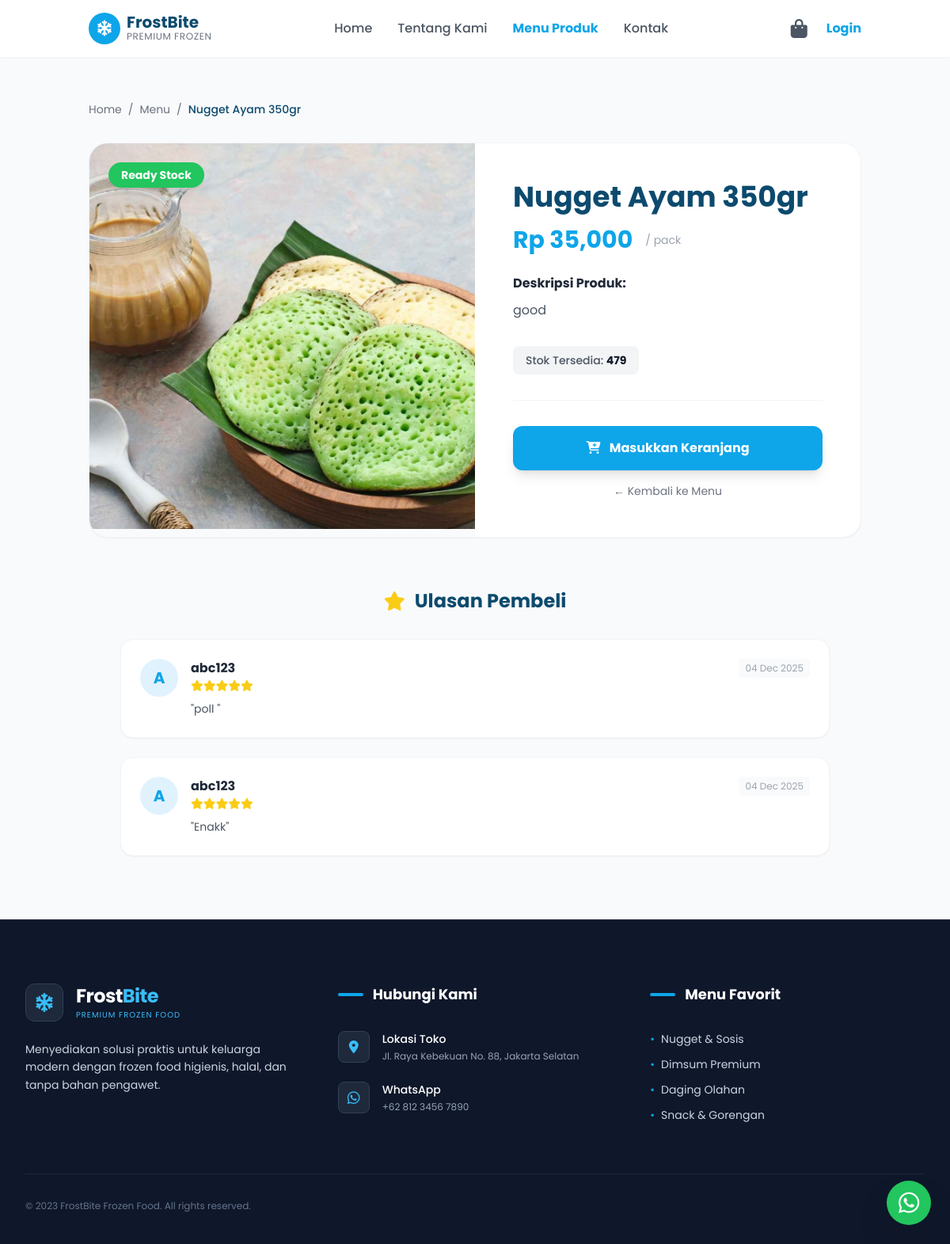
Page /detail_produk.php?id=2 on the committed database.
### tables this page shows
CREATE TABLE `products` (
  `id_produk` int NOT NULL,
  `nama_produk` varchar(100) DEFAULT NULL,
  `deskripsi` text,
  `harga` decimal(10,2) DEFAULT NULL,
  `stok` int DEFAULT NULL,
  `gambar` varchar(255) DEFAULT NULL,
  `created_at` timestamp NULL DEFAULT CURRENT_TIMESTAMP
);

CREATE TABLE `reviews` (
  `id_review` int NOT NULL,
  `id_produk` int DEFAULT NULL,
  `id_user` int DEFAULT NULL,
  `rating` int DEFAULT NULL,
  `komentar` text,
  `tanggal_review` timestamp NULL DEFAULT CURRENT_TIMESTAMP
);

CREATE TABLE `users` (
  `id_user` int NOT NULL,
  `nama_lengkap` varchar(100) DEFAULT NULL,
  `email` varchar(100) DEFAULT NULL,
  `password` varchar(255) DEFAULT NULL,
  `no_hp` varchar(20) DEFAULT NULL,
  `alamat` text,
  `role` enum('admin','pembeli') DEFAULT 'pembeli',
  `created_at` timestamp NULL DEFAULT CURRENT_TIMESTAMP
);

### detail_produk.php (the view, shortened to what this page needs)
<?php
include 'config/koneksi.php';
$id_produk = $_GET['id'];
$ambil = $conn->query("SELECT * FROM products WHERE id_produk='$id_produk'");
$detail = $ambil->fetch_assoc();
?>
<!DOCTYPE html>
<html lang="id" class="scroll-smooth">
<head>
    <script src="https://cdn.tailwindcss.com"></script>
    <link rel="stylesheet" href="https://cdnjs.cloudflare.com/ajax/libs/font-awesome/6.4.0/css/all.min.css">
</head>
<body class="bg-gray-50 text-gray-800" x-data="{ mobileMenuOpen: false }">
    <nav class="fixed w-full z-50 bg-white/90 backdrop-blur-md shadow-sm transition-all duration-300">
        <div class="container mx-auto px-6 py-4 flex justify-between items-center">
            <a href="index.php" class="flex items-center gap-2">
                <div class="w-10 h-10 bg-frozen-primary rounded-full flex items-center justify-center text-white">
                    <i class="fa-solid fa-snowflake text-xl"></i>
                </div>
                <div class="leading-tight">
                    <h1 class="font-bold text-xl text-frozen-dark leading-none">FrostBite</h1>
                    <p class="text-xs text-gray-500 tracking-wider">PREMIUM FROZEN</p>
                </div>
            </a>
            <div class="hidden md:flex space-x-8 items-center font-medium text-gray-600">
                <a href="index.php" class="hover:text-frozen-primary transition">Home</a>
                <a href="about.php" class="hover:text-frozen-primary transition">Tentang Kami</a>
                <a href="menu.php" class="text-frozen-primary font-bold">Menu Produk</a>
                <a href="contact.php" class="hover:text-frozen-primary transition">Kontak</a>
            </div>
            <div class="hidden md:flex items-center gap-6">
                <a href="keranjang.php" class="relative text-gray-600 hover:text-frozen-primary transition">
                    <i class="fa-solid fa-shopping-bag text-2xl"></i>
                </a>
                <?php if (isset($_SESSION['status_login'])): ?>
                    <a href="riwayat.php" class="text-gray-600 hover:text-frozen-primary" title="Riwayat Order"><i class="fa-regular fa-user text-2xl"></i></a>
                    <a href="logout.php" class="text-red-500 hover:text-red-700 font-bold text-sm">Logout</a>
                <?php else: ?>
                    <a href="login.php" class="text-frozen-primary font-bold">Login</a>
                <?php endif; ?>
            </div>
        </div>
    </nav>
    <section class="pt-32 pb-20">
        <div class="container mx-auto px-6">
            <div class="flex items-center text-sm text-gray-500 mb-8">
                <a href="index.php" class="hover:text-frozen-primary">Home</a>
                <span class="mx-2">/</span>
                <a href="menu.php" class="hover:text-frozen-primary">Menu</a>
                <span class="mx-2">/</span>
                <span class="text-frozen-dark font-medium"><?php echo $detail['nama_produk']; ?></span>
            </div>
            <div class="bg-white rounded-3xl shadow-sm border border-gray-100 overflow-hidden">
                <div class="flex flex-col md:flex-row">
                    <div class="md:w-1/2 bg-gray-50 relative group">
                        <div class="aspect-square w-full overflow-hidden">
                            <img src="assets/uploads/<?php echo $detail['gambar']; ?>"
                                 alt="<?php echo $detail['nama_produk']; ?>"
                                 class="w-full h-full object-cover object-center group-hover:scale-105 transition duration-500"
                                 onerror="this.src='https://via.placeholder.com/600?text=No+Image'">
                        </div>
                        <?php if($detail['stok'] > 0): ?>
                            <div class="absolute top-6 left-6 bg-green-500 text-white text-sm font-bold px-4 py-1.5 rounded-full shadow-lg">
                                Ready Stock
                            </div>
                        <?php else: ?>
                            <div class="absolute top-6 left-6 bg-red-500 text-white text-sm font-bold px-4 py-1.5 rounded-full shadow-lg">
                                Habis
                            </div>
                        <?php endif; ?>
                    </div>
                    <div class="md:w-1/2 p-8 md:p-12 flex flex-col justify-center">
                        <h1 class="text-3xl md:text-4xl font-bold text-frozen-dark mb-4">
                            <?php echo $detail['nama_produk']; ?>
                        </h1>
                        <div class="flex items-center gap-4 mb-6">
                            <span class="text-3xl font-bold text-frozen-primary">
                                Rp <?php echo number_format($detail['harga']); ?>
                            </span>
                            <span class="text-sm text-gray-400">/ pack</span>
                        </div>
                        <div class="prose prose-sm text-gray-600 mb-8 leading-relaxed">
                            <h3 class="text-gray-800 font-bold mb-2">Deskripsi Produk:</h3>
                            <p><?php echo nl2br($detail['deskripsi']); ?></p>
                        </div>
                        <div class="flex flex-col sm:flex-row items-center gap-4 mb-8">
                            <div class="px-4 py-2 bg-gray-100 rounded-lg text-gray-600 font-medium text-sm w-full sm:w-auto text-center">
                                Stok Tersedia: <span class="text-gray-900 font-bold"><?php echo $detail['stok']; ?></span>
                            </div>
                        </div>
                        <div class="border-t border-gray-100 pt-8">
                            <?php if($detail['stok'] > 0): ?>
                                <a href="beli.php?id=<?php echo $detail['id_produk']; ?>"
                                   class="block w-full bg-frozen-primary hover:bg-sky-600 text-white text-center font-bold py-4 rounded-xl shadow-lg hover:shadow-sky-200 transition transform hover:-translate-y-1">
                                    <i class="fa-solid fa-cart-plus mr-2"></i> Masukkan Keranjang
                                </a>
                            <?php else: ?>
                                <button class="block w-full bg-gray-300 text-gray-500 text-center font-bold py-4 rounded-xl cursor-not-allowed">
                                    Stok Habis
                                </button>
                            <?php endif; ?>
                            <a href="menu.php" class="block text-center text-gray-500 text-sm mt-4 hover:text-frozen-primary">
                                &larr; Kembali ke Menu
                            </a>
                        </div>
                    </div>
                </div>
            </div>
            <div class="mt-16 max-w-4xl mx-auto">
                <h2 class="text-2xl font-bold text-frozen-dark mb-8 text-center flex items-center justify-center gap-3">
                    <i class="fa-solid fa-star text-yellow-400"></i> Ulasan Pembeli
                </h2>
                <div class="space-y-6">
                    <?php
                    $ambil_review = $conn->query("SELECT * FROM reviews JOIN users ON reviews.id_user = users.id_user WHERE id_produk='$id_produk' ORDER BY id_review DESC");
                    while ($review = $ambil_review->fetch_assoc()) {
                        $inisial = strtoupper(substr($review['nama_lengkap'], 0, 1));
                    ?>
                        <div class="bg-white p-6 rounded-2xl shadow-sm border border-gray-100 flex gap-4">
                            <div class="w-12 h-12 bg-sky-100 text-frozen-primary rounded-full flex items-center justify-center font-bold text-xl shrink-0">
                                <?php echo $inisial; ?>
                            </div>
                            <div class="flex-1">
                                <div class="flex justify-between items-start mb-2">
                                    <div>
                                        <h4 class="font-bold text-gray-800"><?php echo $review['nama_lengkap']; ?></h4>
                                        <div class="text-yellow-400 text-sm">
                                            <?php
                                            for($i=1; $i<=5; $i++) {
                                                if($i <= $review['rating']) echo '<i class="fa-solid fa-star"></i>';
                                                else echo '<i class="fa-regular fa-star text-gray-300"></i>';
                                            }
                                            ?>
                                        </div>
                                    </div>
                                    <span class="text-xs text-gray-400 bg-gray-50 px-2 py-1 rounded">
                                        <?php echo date("d M Y", strtotime($review['tanggal_review'])); ?>
                                    </span>
                                </div>
                                <p class="text-gray-600 text-sm leading-relaxed">
                                    "<?php echo $review['komentar']; ?>"
                                </p>
                            </div>
                        </div>
                    <?php } ?>
                </div>
            </div>
        </div>
    </section>
    <footer class="bg-slate-900 pt-20 pb-10 text-slate-50 border-t border-slate-800 mt-auto">
        <div class="max-w-7xl mx-auto px-4 sm:px-6 lg:px-8">
            <div class="grid grid-cols-1 md:grid-cols-3 gap-12 mb-16">
                <div class="space-y-6">
                    <div class="flex items-center gap-4">
                        <div class="w-12 h-12 bg-slate-800 rounded-xl flex items-center justify-center shadow-inner border border-slate-700 text-sky-400">
                            <i class="fa-solid fa-snowflake text-2xl"></i>
                        </div>
                        <div>
                            <h2 class="text-2xl font-bold text-white tracking-tight">Frost<span class="text-sky-400">Bite</span></h2>
                            <p class="text-[10px] text-sky-400 uppercase tracking-widest">Premium Frozen Food</p>
                        </div>
                    </div>
                    <p class="text-slate-300 leading-relaxed text-sm pr-4">
                        Menyediakan solusi praktis untuk keluarga modern dengan frozen food higienis, halal, dan tanpa bahan pengawet.
                    </p>
                </div>
                <div>
                    <h3 class="text-lg font-bold text-white mb-8 flex items-center gap-3">
                        <span class="w-8 h-1 bg-sky-500 rounded-full"></span> Hubungi Kami
                    </h3>
                    <ul class="space-y-6">
                        <li class="flex items-start gap-4">
                            <div class="w-10 h-10 bg-slate-800 rounded-lg flex items-center justify-center flex-shrink-0 text-sky-400 border border-slate-700">
                                <i class="fa-solid fa-location-dot"></i>
                            </div>
                            <div>
                                <h4 class="text-white font-medium text-sm">Lokasi Toko</h4>
                                <p class="text-slate-400 text-xs mt-1">Jl. Raya Kebekuan No. 88, Jakarta Selatan</p>
                            </div>
                        </li>
                        <li class="flex items-start gap-4">
                            <div class="w-10 h-10 bg-slate-800 rounded-lg flex items-center justify-center flex-shrink-0 text-sky-400 border border-slate-700">
                                <i class="fa-brands fa-whatsapp text-lg"></i>
                            </div>
                            <div>
                                <h4 class="text-white font-medium text-sm">WhatsApp</h4>
                                <p class="text-slate-400 text-xs mt-1">+62 812 3456 7890</p>
                            </div>
                        </li>
                    </ul>
                </div>
                <div>
                    <h3 class="text-lg font-bold text-white mb-8 flex items-center gap-3">
                        <span class="w-8 h-1 bg-sky-500 rounded-full"></span> Menu Favorit
                    </h3>
                    <ul class="space-y-3 text-sm">
                        <li><a href="menu.php?keyword=nugget" class="text-slate-300 hover:text-sky-400 transition flex gap-2"><span class="text-sky-500">•</span> Nugget & Sosis</a></li>
                        <li><a href="menu.php?keyword=dimsum" class="text-slate-300 hover:text-sky-400 transition flex gap-2"><span class="text-sky-500">•</span> Dimsum Premium</a></li>
                        <li><a href="menu.php?keyword=sapi" class="text-slate-300 hover:text-sky-400 transition flex gap-2"><span class="text-sky-500">•</span> Daging Olahan</a></li>
                        <li><a href="menu.php?keyword=snack" class="text-slate-300 hover:text-sky-400 transition flex gap-2"><span class="text-sky-500">•</span> Snack & Gorengan</a></li>
                    </ul>
                </div>
            </div>
            <div class="border-t border-slate-800 pt-8 flex justify-between items-center text-xs text-slate-500">
                <p>&copy; 2023 FrostBite Frozen Food. All rights reserved.</p>
            </div>
        </div>
    </footer>
    <a href="https://wa.me/628123456789?text=Halo%20Admin%20FrostBite,%20saya%20mau%20tanya%20seputar%20produk..."
       target="_blank"
       class="fixed bottom-6 right-6 z-50 bg-green-500 hover:bg-green-600 text-white w-14 h-14 rounded-full flex items-center justify-center shadow-2xl hover:scale-110 transition-transform duration-300 group">
        <i class="fa-brands fa-whatsapp text-3xl"></i>
    </a>
</body>
</html>

### detail_produk.php (style rules this page uses)
body { font-family: 'Poppins', sans-serif; }
.text-frozen-dark { color: #0c4a6e; }
.text-frozen-primary { color: #0ea5e9; }
.bg-frozen-primary { background-color: #0ea5e9; }

### rows in the picture
products: nama_produk "Nugget Ayam 350gr", gambar (picture), harga "35,000", deskripsi "good", stok "479"
reviews: id_user.nama_lengkap "A", id_user.nama_lengkap "abc123", rating 5 (drawn), tanggal_review "04 Dec 2025", komentar "poll"
reviews: id_user.nama_lengkap "A", id_user.nama_lengkap "abc123", rating 5 (drawn), tanggal_review "04 Dec 2025", komentar "Enakk"
